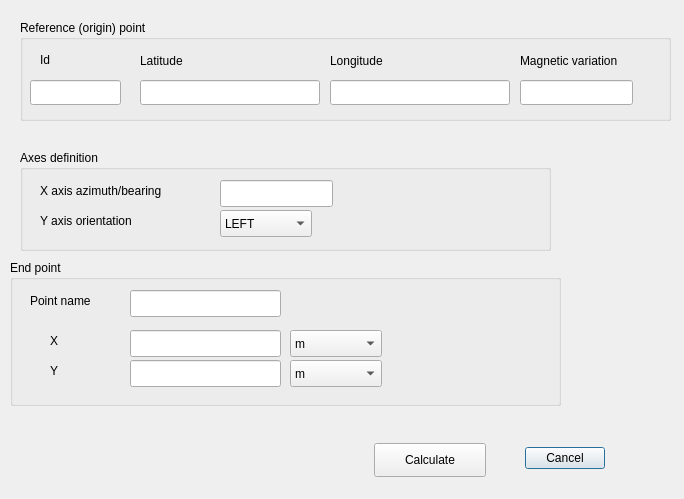
<?xml version="1.0" encoding="UTF-8"?>
<ui version="4.0">
 <class>PointByLocalCartesianDialogBase</class>
 <widget class="QDialog" name="PointByLocalCartesianDialogBase">
  <property name="geometry">
   <rect>
    <x>0</x>
    <y>0</y>
    <width>684</width>
    <height>499</height>
   </rect>
  </property>
  <property name="windowTitle">
   <string>PointByLocalCartesian</string>
  </property>
  <widget class="QDialogButtonBox" name="button_box">
   <property name="geometry">
    <rect>
     <x>495</x>
     <y>442</y>
     <width>110</width>
     <height>32</height>
    </rect>
   </property>
   <property name="orientation">
    <enum>Qt::Horizontal</enum>
   </property>
   <property name="standardButtons">
    <set>QDialogButtonBox::Cancel</set>
   </property>
  </widget>
  <widget class="QGroupBox" name="gbRefPoint">
   <property name="geometry">
    <rect>
     <x>20</x>
     <y>20</y>
     <width>651</width>
     <height>101</height>
    </rect>
   </property>
   <property name="title">
    <string>Reference (origin) point</string>
   </property>
   <property name="flat">
    <bool>true</bool>
   </property>
   <widget class="QLabel" name="lbRefLat">
    <property name="geometry">
     <rect>
      <x>120</x>
      <y>30</y>
      <width>111</width>
      <height>21</height>
     </rect>
    </property>
    <property name="text">
     <string>Latitude</string>
    </property>
   </widget>
   <widget class="QLabel" name="llbRefLon">
    <property name="geometry">
     <rect>
      <x>310</x>
      <y>30</y>
      <width>111</width>
      <height>21</height>
     </rect>
    </property>
    <property name="text">
     <string>Longitude</string>
    </property>
   </widget>
   <widget class="QLabel" name="lbRefMagVar">
    <property name="geometry">
     <rect>
      <x>500</x>
      <y>30</y>
      <width>141</width>
      <height>21</height>
     </rect>
    </property>
    <property name="text">
     <string>Magnetic variation</string>
    </property>
   </widget>
   <widget class="QLabel" name="label">
    <property name="geometry">
     <rect>
      <x>20</x>
      <y>30</y>
      <width>68</width>
      <height>19</height>
     </rect>
    </property>
    <property name="text">
     <string>Id</string>
    </property>
   </widget>
   <widget class="QLineEdit" name="lineEditRefID">
    <property name="geometry">
     <rect>
      <x>10</x>
      <y>60</y>
      <width>91</width>
      <height>25</height>
     </rect>
    </property>
   </widget>
   <widget class="QLineEdit" name="lineEditRefLat">
    <property name="geometry">
     <rect>
      <x>120</x>
      <y>60</y>
      <width>180</width>
      <height>25</height>
     </rect>
    </property>
   </widget>
   <widget class="QLineEdit" name="lineEditRefLon">
    <property name="geometry">
     <rect>
      <x>310</x>
      <y>60</y>
      <width>180</width>
      <height>25</height>
     </rect>
    </property>
   </widget>
   <widget class="QLineEdit" name="lineEditRefMagVar">
    <property name="geometry">
     <rect>
      <x>500</x>
      <y>60</y>
      <width>113</width>
      <height>25</height>
     </rect>
    </property>
   </widget>
  </widget>
  <widget class="QGroupBox" name="groupBox_2">
   <property name="geometry">
    <rect>
     <x>20</x>
     <y>150</y>
     <width>531</width>
     <height>101</height>
    </rect>
   </property>
   <property name="title">
    <string>Axes definition</string>
   </property>
   <widget class="QLabel" name="label_2">
    <property name="geometry">
     <rect>
      <x>20</x>
      <y>30</y>
      <width>191</width>
      <height>21</height>
     </rect>
    </property>
    <property name="text">
     <string>X axis azimuth/bearing</string>
    </property>
   </widget>
   <widget class="QLineEdit" name="lineEditXAxisBearing">
    <property name="geometry">
     <rect>
      <x>200</x>
      <y>30</y>
      <width>113</width>
      <height>27</height>
     </rect>
    </property>
   </widget>
   <widget class="QLabel" name="label_3">
    <property name="geometry">
     <rect>
      <x>20</x>
      <y>60</y>
      <width>161</width>
      <height>21</height>
     </rect>
    </property>
    <property name="text">
     <string>Y axis orientation</string>
    </property>
   </widget>
   <widget class="QComboBox" name="comboBoxYAxisOrientation">
    <property name="geometry">
     <rect>
      <x>200</x>
      <y>60</y>
      <width>92</width>
      <height>27</height>
     </rect>
    </property>
    <item>
     <property name="text">
      <string>LEFT</string>
     </property>
    </item>
    <item>
     <property name="text">
      <string>RIGHT</string>
     </property>
    </item>
   </widget>
  </widget>
  <widget class="QPushButton" name="pushButtonCalc">
   <property name="geometry">
    <rect>
     <x>374</x>
     <y>443</y>
     <width>112</width>
     <height>34</height>
    </rect>
   </property>
   <property name="text">
    <string>Calculate</string>
   </property>
  </widget>
  <widget class="QGroupBox" name="gbSecondPoint">
   <property name="geometry">
    <rect>
     <x>10</x>
     <y>260</y>
     <width>551</width>
     <height>146</height>
    </rect>
   </property>
   <property name="title">
    <string>End point</string>
   </property>
   <property name="flat">
    <bool>true</bool>
   </property>
   <widget class="QLabel" name="lbEpX">
    <property name="geometry">
     <rect>
      <x>40</x>
      <y>70</y>
      <width>51</width>
      <height>21</height>
     </rect>
    </property>
    <property name="text">
     <string>X</string>
    </property>
   </widget>
   <widget class="QLineEdit" name="lineEditCartesianX">
    <property name="geometry">
     <rect>
      <x>120</x>
      <y>70</y>
      <width>151</width>
      <height>27</height>
     </rect>
    </property>
   </widget>
   <widget class="QComboBox" name="comboBoxCartesianXUOM">
    <property name="geometry">
     <rect>
      <x>280</x>
      <y>70</y>
      <width>92</width>
      <height>27</height>
     </rect>
    </property>
    <item>
     <property name="text">
      <string>m</string>
     </property>
    </item>
    <item>
     <property name="text">
      <string>KM</string>
     </property>
    </item>
    <item>
     <property name="text">
      <string>NM</string>
     </property>
    </item>
    <item>
     <property name="text">
      <string>feet</string>
     </property>
    </item>
    <item>
     <property name="text">
      <string>SM</string>
     </property>
    </item>
   </widget>
   <widget class="QLabel" name="lbEpY">
    <property name="geometry">
     <rect>
      <x>40</x>
      <y>100</y>
      <width>51</width>
      <height>21</height>
     </rect>
    </property>
    <property name="text">
     <string>Y</string>
    </property>
   </widget>
   <widget class="QLineEdit" name="lineEditCartesianY">
    <property name="geometry">
     <rect>
      <x>120</x>
      <y>100</y>
      <width>151</width>
      <height>27</height>
     </rect>
    </property>
   </widget>
   <widget class="QComboBox" name="comboBoxCartesianYUOM">
    <property name="geometry">
     <rect>
      <x>280</x>
      <y>100</y>
      <width>92</width>
      <height>27</height>
     </rect>
    </property>
    <item>
     <property name="text">
      <string>m</string>
     </property>
    </item>
    <item>
     <property name="text">
      <string>KM</string>
     </property>
    </item>
    <item>
     <property name="text">
      <string>NM</string>
     </property>
    </item>
    <item>
     <property name="text">
      <string>feet</string>
     </property>
    </item>
    <item>
     <property name="text">
      <string>SM</string>
     </property>
    </item>
   </widget>
   <widget class="QLineEdit" name="lineEditCartesianPointName">
    <property name="geometry">
     <rect>
      <x>120</x>
      <y>30</y>
      <width>151</width>
      <height>27</height>
     </rect>
    </property>
   </widget>
   <widget class="QLabel" name="label_4">
    <property name="geometry">
     <rect>
      <x>20</x>
      <y>30</y>
      <width>111</width>
      <height>21</height>
     </rect>
    </property>
    <property name="text">
     <string>Point name</string>
    </property>
   </widget>
  </widget>
 </widget>
 <resources/>
 <connections>
  <connection>
   <sender>button_box</sender>
   <signal>accepted()</signal>
   <receiver>PointByLocalCartesianDialogBase</receiver>
   <slot>accept()</slot>
   <hints>
    <hint type="sourcelabel">
     <x>20</x>
     <y>20</y>
    </hint>
    <hint type="destinationlabel">
     <x>20</x>
     <y>20</y>
    </hint>
   </hints>
  </connection>
  <connection>
   <sender>button_box</sender>
   <signal>rejected()</signal>
   <receiver>PointByLocalCartesianDialogBase</receiver>
   <slot>reject()</slot>
   <hints>
    <hint type="sourcelabel">
     <x>20</x>
     <y>20</y>
    </hint>
    <hint type="destinationlabel">
     <x>20</x>
     <y>20</y>
    </hint>
   </hints>
  </connection>
 </connections>
</ui>
